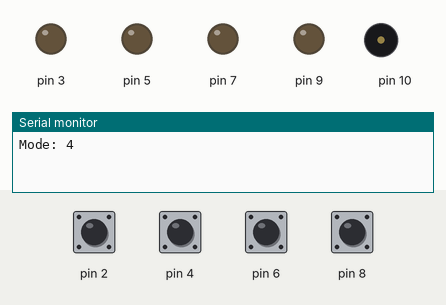
A program run on a simulated Arduino Uno, built with avr-gcc and run on an emulated ATmega328P. On the bench: output pins drawn as LEDs (lit = HIGH), buzzer (waves = sounding), the last lines printed to the serial monitor. The test bench sets the inputs (shaded band); at power-on: pin 2, pin 4, pin 6, pin 8 HIGH. Random numbers use the default seed unless the program sets one.

Above: at 4.1 s.
4.2 s: pin 2 pulled LOW for 0.15 s
At 5.15 s:
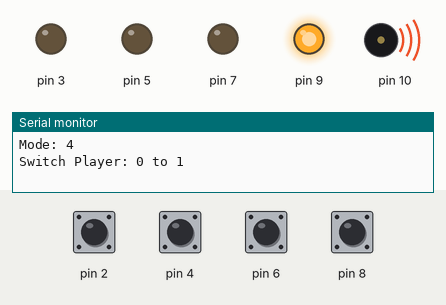
7.3 s: pin 8 pulled LOW for 0.15 s
At 12.4 s:
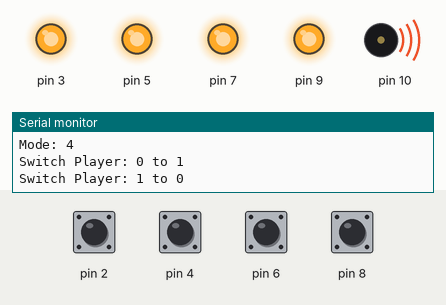
13.4 s: pin 4 pulled LOW for 0.15 s
At 13.8 s:
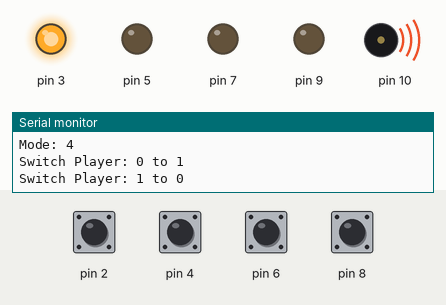
16.5 s: pin 6 pulled LOW for 1 s
Timing chart, 0 to 19.5 s (numbered marks = the images above; inputs shaded):
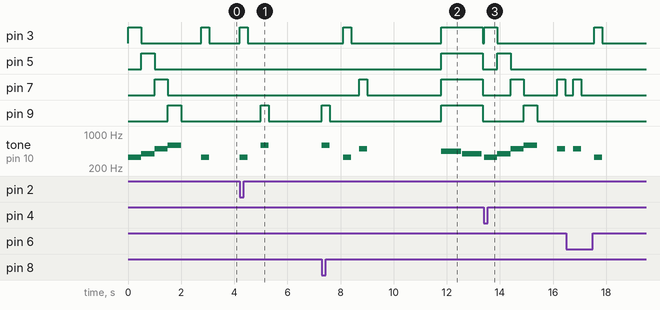

Measured:
- after the input at 13.4 s, pin 3: LOW → HIGH at once, → LOW 0.50 s later; pin 5: LOW → HIGH after 0.50 s, → LOW 0.50 s later
- by itself, tone on pin 10: plays 587 Hz for 0.30 s, 330 Hz for 0.30 s, 494 Hz for 0.30 s, 440 Hz for 0.75 s, 392 Hz for 0.75 s

The program:

main.cpp
```cpp
#include <Arduino.h>

#ifdef _EXPERIMENT_1_

#include "game.h"

GameState state = {
  0, 0, 0, 0, 0, NULL,
  {},{}, NULL, 0,
  &handleIntro
};

void setup() {
  randomSeed(analogRead(0));
  for(int i = 0 ; i < settings.inputs ; ++i) {
    pinMode(settings.buttons[i].pin, settings.buttons[i].mode);
    pinMode(settings.leds[i], OUTPUT);
  }
  pinMode(settings.buzzer.pin, OUTPUT);
}

void loop() {
  state.handler(&state, &settings);
}

#elif _EXPERIMENT_2_

#include "game.h"

GameState state = {
  4, 0, 0, 0, 0, NULL,
  {},{}, NULL, 0,
  &handleIntro
};

void setup() {
  #ifdef _PRINT_
  Serial.begin(9600);
  Serial.print("Mode: ");
  Serial.println(state.mode);
  #endif
  randomSeed(analogRead(0));
  for(int i = 0 ; i < settings.inputs ; ++i) {
    pinMode(settings.buttons[i].pin, settings.buttons[i].mode);
    pinMode(settings.leds[i], OUTPUT);
  }
  pinMode(settings.buzzer.pin, OUTPUT);
}

void loop() {
  state.handler(&state, &settings);
}

#else
// forwad declarations
void flashLED (int ledNumber);
void allLEDoff ();
int buttonCheck();
void startSequence();
void winSequence();
void loseSequence();

//set the pins where the buttons, LEDs and buzzer connect
int button[] = {2, 4, 6, 8};  //red is button[0], yellow is button[1], green is button[2], blue is button[3]
int led[] = {3, 5, 7, 9};     //red is led[0], yellow is led[1], green is led[2], blue is led[3]
int tones[] = {262, 330, 392, 494};   //tones to play with each button (c, e, g, b)

int roundsToWin = 10;         //number of rounds the player has to play before they win the game (the array can only hold up to 16 rounds)
int buttonSequence[16];       //make an array of numbers that will be the sequence that the player needs to remember

int buzzerPin = 10;           //pin that the buzzer is connected to

int pressedButton = 4;        //a variable to remember which button is being pressed. 4 is the value if no button is being pressed.
int roundCounter = 1;         //keeps track of what round the player is on


long startTime = 0;           //timer variable for time limit on button press
long timeLimit = 2000;        //time limit to hit a button

boolean gameStarted = false;      //variable to tell the game whether or not to play the start sequence

void setup() {

  //set all of the button pins to input_pullup (use the built-in pull-up resistors)
  pinMode(button[0], INPUT_PULLUP);
  pinMode(button[1], INPUT_PULLUP);
  pinMode(button[2], INPUT_PULLUP);
  pinMode(button[3], INPUT_PULLUP);

  //set all of the LED pins to output
  pinMode(led[0], OUTPUT);
  pinMode(led[1], OUTPUT);
  pinMode(led[2], OUTPUT);
  pinMode(led[3], OUTPUT);

  pinMode(buzzerPin, OUTPUT);   //set the buzzer pin to output
}

void loop() {

  if (gameStarted == false) {   //if the game hasn't started yet
    startSequence();            //flash the start sequence
    roundCounter = 0;           //reset the round counter
    delay(1500);                //wait a second and a half
    gameStarted = true;         //set gameStarted to true so that this sequence doesn't start again
  }

  //each round, start by flashing out the sequence to be repeated
  for (int i = 0; i <= roundCounter; i++) { //go through the array up to the current round number
    flashLED(buttonSequence[i]);          //turn on the LED for that array position and play the sound
    delay(200);                           //wait
    allLEDoff();                          //turn all of the LEDs off
    delay(200);
  }

  //then start going through the sequence one at a time and see if the user presses the correct button
  for (int i = 0; i <= roundCounter; i++) { //for each button to be pressed in the sequence

    startTime = millis();                 //record the start time

    while (gameStarted == true) { //loop until the player presses a button or the time limit is up (the time limit check is in an if statement)

      pressedButton = buttonCheck();      //every loop check to see which button is pressed

      if (pressedButton < 4) {            //if a button is pressed... (4 means that no button is pressed)

        flashLED(pressedButton);          //flash the LED for the button that was pressed

        if (pressedButton == buttonSequence[i]) { //if the button matches the button in the sequence
          delay(250);                   //leave the LED light on for a moment
          allLEDoff();                  //then turn off all of the lights and
          break;                        //end the while loop (this will go to the next number in the for loop)

        } else {                          //if the button doesn't match the button in the sequence
          loseSequence();               //play the lose sequence (the loose sequence stops the program)
          break;                        //when the program gets back from the lose sequence, break the while loop so that the game can start over
        }

      } else {                            //if no button is pressed
        allLEDoff();                      //turn all the LEDs off
      }

      //check to see if the time limit is up
      if (millis() - startTime > timeLimit) { //if the time limit is up
        loseSequence();                       //play the lose sequence
        break;                                //when the program gets back from the lose sequence, break the while loop so that the game can start over
      }
    }
  }

  if (gameStarted == true) {
    roundCounter = roundCounter + 1;      //increase the round number by 1

    if (roundCounter >= roundsToWin) {              //if the player has gotten to the 16th round
      winSequence();                      //play the winning song
    }

    delay(500);                           //wait for half a second between rounds
  }

}

//----------FUNCTIONS------------

//FLASH LED
void flashLED (int ledNumber) {
  digitalWrite(led[ledNumber], HIGH);
  tone(buzzerPin, tones[ledNumber]);
}

//TURN ALL LEDS OFF
void allLEDoff () {
  //turn all the LEDs off
  digitalWrite(led[0], LOW);
  digitalWrite(led[1], LOW);
  digitalWrite(led[2], LOW);
  digitalWrite(led[3], LOW);
  //turn the buzzer off
  noTone(buzzerPin);
}

//CHECK WHICH BUTTON IS PRESSED
int buttonCheck() {
  //check if any buttons are being pressed
  if (digitalRead(button[0]) == LOW) {
    return 0;
  } else if (digitalRead(button[1]) == LOW) {
    return 1;
  } else if (digitalRead(button[2]) == LOW) {
    return 2;
  } else if (digitalRead(button[3]) == LOW) {
    return 3;
  } else {
    return 4; //this will be the value for no button being pressed
  }
}

//START SEQUENCE
void startSequence() {

  randomSeed(analogRead(A0));   //make sure the random numbers are really random

  //populate the buttonSequence array with random numbers from 0 to 3
  for (int i = 0; i <= roundsToWin; i++) {
    buttonSequence[i] = round(random(0, 4));
  }

  //flash all of the LEDs when the game starts
  for (int i = 0; i <= 3; i++) {

    tone(buzzerPin, tones[i], 200); //play one of the 4 tones

    //turn all of the leds on
    digitalWrite(led[0], HIGH);
    digitalWrite(led[1], HIGH);
    digitalWrite(led[2], HIGH);
    digitalWrite(led[3], HIGH);

    delay(100);         //wait for a moment

    //turn all of the leds off
    digitalWrite(led[0], LOW);
    digitalWrite(led[1], LOW);
    digitalWrite(led[2], LOW);
    digitalWrite(led[3], LOW);

    delay(100);   //wait for a moment

  } //this will repeat 4 times
}

//WIN SEQUENCE
void winSequence() {

  //turn all the LEDs on
  for (int j = 0; j <= 3; j++) {
    digitalWrite(led[j], HIGH);
  }

  //play the 1Up noise
  tone(buzzerPin, 1318, 150);   //E6
  delay(175);
  tone(buzzerPin, 1567, 150);   //G6
  delay(175);
  tone(buzzerPin, 2637, 150);   //E7
  delay(175);
  tone(buzzerPin, 2093, 150);   //C7
  delay(175);
  tone(buzzerPin, 2349, 150);   //D7
  delay(175);
  tone(buzzerPin, 3135, 500);   //G7
  delay(500);

  //wait until a button is pressed
  do {
    pressedButton = buttonCheck();
  } while (pressedButton > 3);
  delay(100);

  gameStarted = false;   //reset the game so that the start sequence will play again.

}

//LOSE SEQUENCE
void loseSequence() {

  //turn all the LEDs on
  for (int j = 0; j <= 3; j++) {
    digitalWrite(led[j], HIGH);
  }

  //play the 1Up noise
  tone(buzzerPin, 130, 250);   //E6
  delay(275);
  tone(buzzerPin, 73, 250);   //G6
  delay(275);
  tone(buzzerPin, 65, 150);   //E7
  delay(175);
  tone(buzzerPin, 98, 500);   //C7
  delay(500);

  //wait until a button is pressed
  do {
    pressedButton = buttonCheck();
  } while (pressedButton > 3);
  delay(200);

  gameStarted = false;   //reset the game so that the start sequence will play again.
}

#endif
```

button.h
```cpp
#ifndef BUTTON_H
#define BUTTON_H


struct Button {
    int pin;
    int mode;
    bool pressed;
    #ifdef _EXPERIMENT_3_
    byte flag;
    void (*action)(ButtonAction*);
    #elif _EXPERIMENT_1_
    void (*action)();
    #endif
};

bool isPressed(const Button *button) {
    return digitalRead(button->pin) == LOW;
}

#endif // BUTTON_H
```

buzzer.h
```cpp
#ifndef BUZZER_H
#define BUZZER_H

#include "Arduino.h"

struct Buzzer{
    int pin;
};

struct Note{
    char note;
    int frequency;
};

struct Tone{
    char note;
    int length;
};

const int numNotes = 15;
const Note notes[numNotes] = { {' ',0},
                {'c',262},{'d',294},{'e',330},{'f',349},{'g',392},{'a',440},{'b',494},
                {'C',523},{'D',587},{'E',659},{'F',698},{'G',784},{'A',880},{'B',988} };

const Note * find(char note) {
    for(int i = 1 ; i < numNotes ; ++i)
        if(notes[i].note == note) return &(notes[i]);
    return &(notes[0]); // note not found return a rest
}

void play(const Buzzer *buzzer, const char note) {
    auto n = find(note);
    tone(buzzer->pin, n->frequency);
}

int play(const Buzzer *buzzer, const Tone *t) {
    auto n = find(t->note);
    tone(buzzer->pin, n->frequency, t->length);
    return t->length;
}

#endif
```

game.h
```cpp
#ifndef GAME_H
#define GAME_H

#include <Arduino.h>
#include "buzzer.h"
#include "button.h"
#include "timer.h"

TimerState timerState = {0,0,0,0};

struct GameSettings {
    Buzzer buzzer = {10};       // the buzzer
    const int inputs = 4;       // number of inputs

    // buttons inputs
    const Button buttons[4] = { {2, INPUT_PULLUP, false},
                                {4, INPUT_PULLUP, false},
                                {6, INPUT_PULLUP, false},
                                {8, INPUT_PULLUP, false} };
    // led inputs
    const int leds[4] = {3, 5, 7 ,9};
    // button sounds
    const char buttonTones[4] = {'e', 'g', 'b', 'D'};
    // win song
    const Tone winSong[4] = {{'C', 300}, {'D', 750}, {'D', 750}, {'G', 2000}};
    // lose song
    const Tone loseSong[2] = {{'a', 750}, {'g', 750}};
    #ifdef _EXPERIMENT_1_
    int rounds = 6;                // number of rounds
    #else
    int rounds = 15;
    #endif
    unsigned long timelimit = 2500; // wait time for input
    unsigned long reminder = 7500; // reminder flash when waiting
} settings;

struct GameState {
    byte mode;                  // game mode
    int ctr;                    // shared counter
    unsigned long time;         // elapsed time
    int p1round;                // player 1 round
    int p2round;                // player 2 round
    int *round;                 // current round
    int p1sequence[16];         // player 1 memory sequence
    int p2sequence[16];         // player 1 memory sequence
    int *sequence;              // pointer to current player's sequence
    int player;                // current player
    // current state handler
    void (*handler)(GameState*, GameSettings*);
};

void handleOutput(GameState *state, GameSettings *settings);
void handleInput(GameState *state, GameSettings *settings);
void handleWin(GameState *state, GameSettings *settings);
void handleLoss(GameState *state, GameSettings *settings);
void handleWait(GameState *state, GameSettings *settings);
void handleChangePlayer(GameState *state, GameSettings *settings);
void initGame(GameState *state);

void displaySequence(int idx, long len, GameSettings *settings) {
    digitalWrite(settings->leds[idx], HIGH);
    play(&settings->buzzer, settings->buttonTones[idx]);
    delay(len);
    noTone(settings->buzzer.pin);
    digitalWrite(settings->leds[idx], LOW);
}

int getPressed(GameSettings *settings) {
    for(int i = 0 ; i < settings->inputs ; ++i){
        if(isPressed(&settings->buttons[i])) return i;
    }
    return 4;
}

void handleIntro(GameState *state, GameSettings *settings) {
    initGame(state);
    for(int i = 0 ; i < settings->inputs ; ++i) {
        displaySequence(i, 500, settings);
    }
    state->handler = &handleOutput;
    delay(250);
    tick(&timerState);
}

void handleOutput(GameState *state, GameSettings *settings) {
    ++*state->round;
    if(*state->round > settings->rounds){
        state->handler = &handleWin;
        return;
    }
    delay(500);
    for(state->ctr = 0 ; state->ctr < *state->round ; ++state->ctr){
        displaySequence(state->sequence[state->ctr], 300, settings);
        delay(300);
    }
    state->ctr = 0; //reset the counter
    state->handler = &handleInput;
    tick(&timerState);
}

void handleInput(GameState *state, GameSettings *settings) {
    if(state->ctr >= *state->round) {
        if(state->mode == 4) state->handler = &handleChangePlayer;
        else state->handler = &handleOutput;
        return;
    }
    tick(&timerState);
    state->time += timerState.deltaMs;
    if (state->time > settings->timelimit) {
        state->handler = &handleLoss;
        return;
    }
    int pressed = getPressed(settings);
    if(pressed == 4) return;
    displaySequence(pressed, 300, settings);
    if(pressed != state->sequence[state->ctr]) {
        state->handler = &handleLoss;
        return;
    }
    if(state->ctr < *state->round){
        state->time = 0;
        tick(&timerState);
        ++state->ctr;
        return;
    }
}

void handleWin(GameState *state, GameSettings *settings) {
    for(int i = 0 ; i < settings->inputs ; ++i)
        digitalWrite(settings->leds[i], HIGH);
    for(int i = 0 ; i < 4 ; ++i) {
        delay(play(&settings->buzzer, &settings->winSong[i]));
        delay(25);
    }
    for(int i = 0 ; i < settings->inputs ; ++i)
        digitalWrite(settings->leds[i], LOW);
    state->handler = &handleWait;
    state->time = 0;
    tick(&timerState);
}

void handleLoss(GameState *state, GameSettings *settings) {
    for(int i = 0 ; i < settings->inputs ; ++i)
        digitalWrite(settings->leds[i], HIGH);
    for(int i = 0 ; i < 2 ; ++i) {
        delay(play(&settings->buzzer, &settings->loseSong[i]));
        delay(25);
    }
    for(int i = 0 ; i < settings->inputs ; ++i)
        digitalWrite(settings->leds[i], LOW);
    state->handler = &handleWait;
    state->time = 0;
    tick(&timerState);
}

void handleWait(GameState *state, GameSettings *settings) {
    tick(&timerState);
    state->time += timerState.deltaMs;
    if(getPressed(settings) < settings->inputs) {
        state->handler = &handleIntro;
        state->time = 0;
        return;
    }
    if(state->time > settings->reminder) {
        for(int i = 0 ; i < settings->inputs ; ++i) {
            for(int n = 0 ; n < settings->inputs ; ++n)
                digitalWrite(settings->leds[n], HIGH);
            delay(250);
            for(int n = 0 ; n < settings->inputs ; ++n)
                digitalWrite(settings->leds[n], LOW);
            delay(250);
        }
        state->time = 0;
    }
}

void handleChangePlayer(GameState *state, GameSettings *settings){
    #ifdef _PRINT_
    Serial.print("Switch Player: ");
    Serial.print(state->player);
    #endif
    if(state->player) {
        state->sequence = state->p1sequence;
        state->round = &state->p1round;
        state->player = 0;
    } else {
        state->sequence = state->p2sequence;
        state->round = &state->p2round;
        state->player = 1;
    }
    #ifdef _PRINT_
    Serial.print(" to ");
    Serial.println(state->player);
    #endif
    state->handler = &handleOutput;
}

void initGame(GameState *state){
    state->player = 0;
    state->p1round = 0;
    state->p2round = 0;
    state->ctr = 0;
    for(int i = 0 ; i < 16 ; ++i) {
        state->p1sequence[i] = random(4);
        state->p2sequence[i] = random(4);
    }
    state->sequence = state->p1sequence;
    state->round = &state->p1round;
}

#endif // GAME_H
```

timer.h
```cpp
#ifndef TIMER_H
#define TIMER_H

#include <Arduino.h>

struct TimerState {
    unsigned long previousUs;
    unsigned long previousMs;
    unsigned int deltaUs;
    unsigned int deltaMs;
    #ifdef _CALC_STATS_
    unsigned int size;
    unsigned int i;
    unsigned int *statsDeltaUs;
    unsigned int *statsDeltaMs;
    #endif
};

TimerState initTimerState(unsigned int size){
    return TimerState {
        0, 0, 0, 0
        #ifdef _CALC_STATS_
        , size, 0,
        (unsigned int*) calloc(size, sizeof(unsigned int)),
        (unsigned int*) calloc(size, sizeof(unsigned int))
        #endif
    };
}

#ifdef _CALC_STATS_
void calcStats(TimerState *ts){
    ++ts->i;
    if(ts->i >= ts->size) ts->i = 0;
    ts->statsDeltaMs[ts->i] = ts->deltaMs;
    ts->statsDeltaUs[ts->i] = ts->deltaUs;
}
#endif

void tick(TimerState *ts){
    unsigned long timeMs = millis();
    unsigned long timeUs = micros();
    // TODO: Handle overflow
    ts->deltaMs = (unsigned int)(timeMs - ts->previousMs);
    ts->deltaUs = (unsigned int)(timeUs - ts->previousUs);
    ts->previousMs = timeMs;
    ts->previousUs = timeUs;
    #ifdef _CALC_STATS_
    calcStats(ts);
    #endif
}

#ifdef _CALC_STATS_
unsigned int getRate(unsigned int vals[], const int cnt, unsigned int def) {
    if(not cnt) return def;
    unsigned int avg;
    for(unsigned int i = 0 ; i < cnt ; ++i) avg += vals[i];
    return avg / cnt;
}

unsigned int getRateUs(TimerState *ts){
    return getRate(ts->statsDeltaUs, ts->i, ts->deltaUs);
}

unsigned int getRateMs(TimerState *ts){
    return getRate(ts->statsDeltaMs, ts->i, ts->deltaMs);
}
#endif // _CALC_STATS_

#endif // TIMER_H
```
